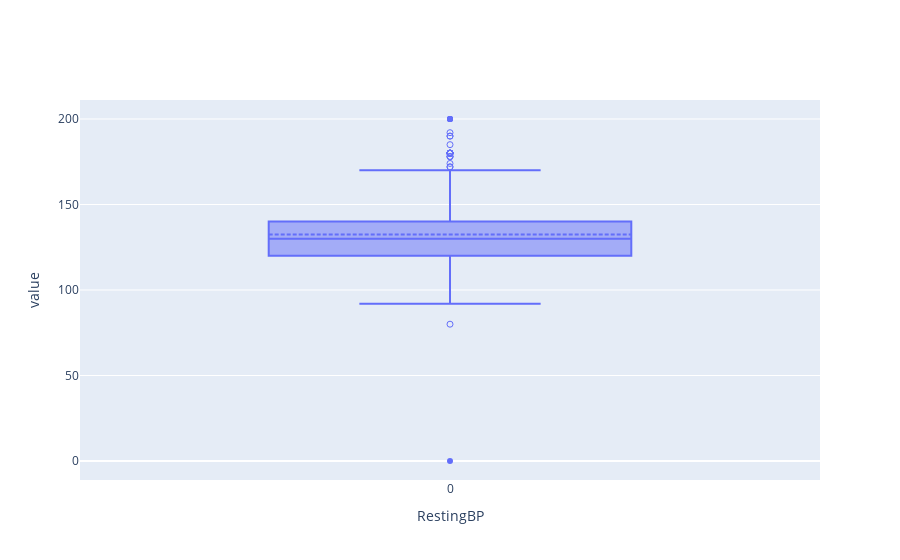

Write notebook code for a chart like this one.
### Code cell
psdf_heart['RestingBP'].plot.box()

### Figure 1 — Plotly figure (JSON) as saved in the notebook; plotly's stock layout.template omitted (floating-point values rounded to 4 significant figures)
{"data": [{"boxpoints": "suspectedoutliers", "lowerfence": [92], "mean": [132.4], "median": [130], "name": "RestingBP", "notched": false, "q1": [120], "q3": [140], "type": "box", "upperfence": [170], "y": [[80, 172, 172, 174, 178, 178, 178, 180, 180, 180, 180, 180, 180, 180, 180, 180, 180, 180, 180, 0, 185, 190, 190, 192, 200, 200, 200, 200]]}], "layout": {"autosize": true, "xaxis": {"autorange": true, "range": [-0.5, 0.5], "title": {"text": "RestingBP"}}, "yaxis": {"autorange": true, "range": [-11.11, 211.1], "title": {"text": "value"}, "type": "linear"}}}
